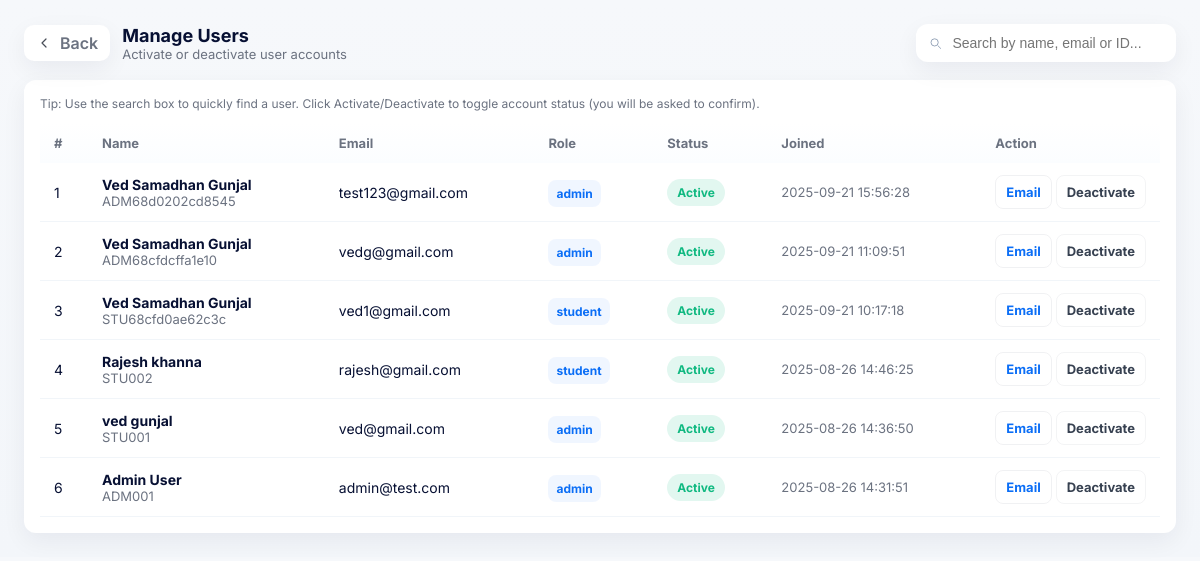
The page /manage_users.php (signed in) on the database its author committed.
### tables this page shows
CREATE TABLE `users` (
  `id` int(11) NOT NULL,
  `user_id` varchar(20) NOT NULL,
  `name` varchar(100) NOT NULL,
  `email` varchar(100) NOT NULL,
  `password` varchar(255) NOT NULL,
  `role` enum('student','admin') NOT NULL DEFAULT 'student',
  `status` enum('active','inactive') NOT NULL DEFAULT 'active',
  `created_at` timestamp NOT NULL DEFAULT current_timestamp(),
  `phone` varchar(20) DEFAULT NULL,
  `bio` text DEFAULT NULL,
  `avatar` varchar(255) DEFAULT NULL
);

### manage_users.php (the view, shortened to what this page needs)
<?php
$conn = new mysqli("localhost","root","","exam_proctoring");
$users = $conn->query("SELECT id, user_id, name, email, role, status, created_at FROM users ORDER BY created_at DESC");
?>
<!doctype html>
<html lang="en">
<head>
</head>
<body>
  <header>
    <div class="title">
      <a class="back" href="admin_dashboard.php" title="Back to dashboard">
        <svg width="16" height="16" viewBox="0 0 24 24" fill="none" aria-hidden><path d="M15 18l-6-6 6-6" stroke="#0b1220" stroke-width="1.8" stroke-linecap="round" stroke-linejoin="round"/></svg>
        Back
      </a>
      <div>
        <h1>Manage Users</h1>
        <p class="lead">Activate or deactivate user accounts</p>
      </div>
    </div>
    <div class="controls">
      <div class="search" role="search" aria-label="Search users">
        <svg width="16" height="16" viewBox="0 0 24 24" fill="none" aria-hidden><path d="M21 21l-4.35-4.35" stroke="#94a3b8" stroke-width="1.6" stroke-linecap="round" stroke-linejoin="round"/><circle cx="11" cy="11" r="6" stroke="#94a3b8" stroke-width="1.6"/></svg>
        <input id="userSearch" type="search" placeholder="Search by name, email or ID...">
      </div>
    </div>
  </header>
  <main>
    <div class="card">
      <div class="small hint">Tip: Use the search box to quickly find a user. Click Activate/Deactivate to toggle account status (you will be asked to confirm).</div>
      <div class="table-wrap" style="margin-top:12px;">
        <table aria-label="Users table">
          <thead>
            <tr>
              <th style="width:48px">#</th>
              <th>Name</th>
              <th>Email</th>
              <th>Role</th>
              <th>Status</th>
              <th>Joined</th>
              <th class="col-actions">Action</th>
            </tr>
          </thead>
          <tbody id="usersTbody">
            <?php $i=1; while($u=$users->fetch_assoc()): ?>
              <tr data-search="<?= htmlspecialchars(strtolower($u['name'].' '.$u['email'].' '.$u['user_id'])) ?>">
                <td><?= $i++ ?></td>
                <td>
                  <div style="font-weight:700"><?= htmlspecialchars($u['name']) ?></div>
                  <div class="small"><?= htmlspecialchars($u['user_id']) ?></div>
                </td>
                <td><div style="max-width:280px; overflow:hidden; text-overflow:ellipsis; white-space:nowrap"><?= htmlspecialchars($u['email']) ?></div></td>
                <td><span class="role"><?= htmlspecialchars($u['role']) ?></span></td>
                <td>
                  <?php if ($u['status'] === 'active'): ?>
                    <span class="badge active">Active</span>
                  <?php else: ?>
                    <span class="badge inactive">Inactive</span>
                  <?php endif; ?>
                </td>
                <td><div class="small"><?= htmlspecialchars($u['created_at']) ?></div></td>
                <td class="col-actions">
                  <a class="action-btn view" href="mailto:<?= htmlspecialchars($u['email']) ?>" title="Email user">Email</a>
                  <?php if ($u['status'] === 'active'): ?>
                    <a class="action-btn toggle" href="manage_users.php?action=deactivate&uid=<?= (int)$u['id'] ?>" data-action="deactivate" data-name="<?= htmlspecialchars($u['name']) ?>">Deactivate</a>
                  <?php else: ?>
                    <a class="action-btn toggle" href="manage_users.php?action=activate&uid=<?= (int)$u['id'] ?>" data-action="activate" data-name="<?= htmlspecialchars($u['name']) ?>">Activate</a>
                  <?php endif; ?>
                </td>
              </tr>
            <?php endwhile; ?>
          </tbody>
        </table>
      </div>
    </div>
  </main>
</body>
</html>

### manage_users.php (style rules this page uses)
:root { --bg:#f6f8fb; --card:#ffffff; --muted:#6b7280; --primary:#0b6ef6; --success:#10b981; --danger:#ef4444; --radius:12px; --shadow: 0 8px 24px rgba(11,22,50,0.06); font-family: 'Inter', system-ui, -apple-system, "Segoe UI", Roboto, "Helvetica Neue", Arial; color-scheme: light; }
* { box-sizing:border-box }
body { margin:0; background:linear-gradient(180deg,var(--bg),#f3f6fa); padding:24px; -webkit-font-smoothing:antialiased; -moz-osx-font-smoothing:grayscale; color:#071033; }
header { display:flex; justify-content:space-between; align-items:center; gap:12px; margin-bottom:18px; }
.title { display:flex; gap:12px; align-items:center; }
.back { text-decoration:none; color:var(--muted); font-weight:600; display:inline-flex; gap:8px; align-items:center; padding:8px 12px; border-radius:10px; background:var(--card); box-shadow:var(--shadow) }
.back svg { opacity:0.75 }
h1 { margin:0; font-size:18px; }
p.lead { margin:0; color:var(--muted); font-size:13px }
.controls { display:flex; gap:12px; align-items:center; }
.search { display:flex; align-items:center; gap:8px; background:var(--card); padding:10px 12px; border-radius:12px; box-shadow:var(--shadow); min-width:260px; }
.search input { border:0; outline:0; font-size:14px; background:transparent; width:100%; color:#071033; }
.card { background:var(--card); border-radius:var(--radius); padding:16px; box-shadow:var(--shadow); }
.table-wrap { margin-top:14px; overflow:auto; }
table { width:100%; border-collapse:collapse; min-width:820px; }
thead th { text-align:left; font-size:13px; color:var(--muted); padding:12px 14px; position:sticky; top:0; background:linear-gradient(180deg, #fff, #fbfdff); z-index:2 }
tbody td { padding:12px 14px; vertical-align:middle; border-bottom:1px solid #f1f5f9; font-size:14px; color:#071033; }
.col-actions { white-space:nowrap; width:170px; }
.badge { display:inline-block; padding:6px 10px; border-radius:999px; font-size:12px; font-weight:700; }
.badge.active { background:rgba(16,185,129,0.12); color:var(--success); }
.role { background:rgba(11,110,246,0.06); color:var(--primary); padding:6px 8px; border-radius:8px; font-weight:700; font-size:12px; }
.action-btn { display:inline-flex; align-items:center; gap:8px; padding:8px 10px; border-radius:8px; text-decoration:none; font-weight:700; font-size:13px; border:1px solid rgba(7,16,51,0.06); }
.action-btn.view { background:transparent; color:var(--primary); }
.action-btn.toggle { background:transparent; color:#374151; border-color:rgba(55,65,81,0.06); }
.small { font-size:13px; color:var(--muted); }
.hint { font-size:12px; color:var(--muted) }

### rows shown on the page
users: name "Ved Samadhan Gunjal", user "ADM68d0202cd8545", email "test123@gmail.com", role "admin", status "Active", created_at "2025-09-21 15:56:28"
users: name "Ved Samadhan Gunjal", user "ADM68cfdcffa1e10", email "vedg@gmail.com", role "admin", status "Active", created_at "2025-09-21 11:09:51"
users: name "Ved Samadhan Gunjal", user "STU68cfd0ae62c3c", email "ved1@gmail.com", role "student", status "Active", created_at "2025-09-21 10:17:18"
users: name "Rajesh khanna", user "STU002", email "rajesh@gmail.com", role "student", status "Active", created_at "2025-08-26 14:46:25"
users: name "ved gunjal", user "STU001", email "ved@gmail.com", role "admin", status "Active", created_at "2025-08-26 14:36:50"
users: name "Admin User", user "ADM001", email "admin@test.com", role "admin", status "Active", created_at "2025-08-26 14:31:51"
